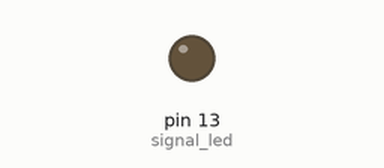
Simulated run of this sketch. Board: Arduino Uno, built with avr-gcc and run on an emulated ATmega328P. On the bench: output pins drawn as LEDs (lit = HIGH).

Above: at 2.5 s.
At 5.5 s:
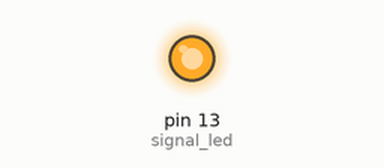
Timing chart, 0 to 18.4 s (numbered marks = the images above):
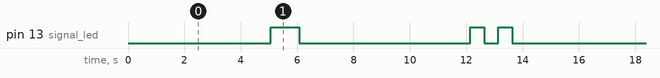

The sketch:

AirConditionCtl.ino
```cpp
#include <IRremote.h>

unsigned long AirCondition_Close = 0x1D13614F;
unsigned long AirCondition_Open= 0xDE79E6E;
int signal_led = 13;

IRsend irsend; // IRRemote限定使用數位腳位3

void setup()
{
  Serial.begin(115200);

  pinMode(signal_led,OUTPUT);
}
void signal_led_flash(int sleeptime){
  digitalWrite(signal_led,HIGH);
  delay(sleeptime);
  digitalWrite(signal_led,LOW);
  delay(sleeptime);
}

void loop() {
  unsigned long ir_code = 0x0;

  delay(5000);

  //Open aircondition
  ir_code = AirCondition_Open;
  irsend.sendNEC(ir_code, 32); // 輸出紅外線訊號
  signal_led_flash(1000);

  delay(5000);

  //Close aircondition
  ir_code = AirCondition_Close;
  irsend.sendNEC(ir_code, 32); // 輸出紅外線訊號
  signal_led_flash(500);
  signal_led_flash(500);

}
```

Measured:
- by itself, pin 13 (signal_led): repeats every 14.1 s: LOW 6.1 s, HIGH 0.50 s, LOW 0.50 s, HIGH 0.50 s, LOW 5.6 s, HIGH 1.0 s
- by itself, everything shown: repeats every 14.1 s, in 6 steps
